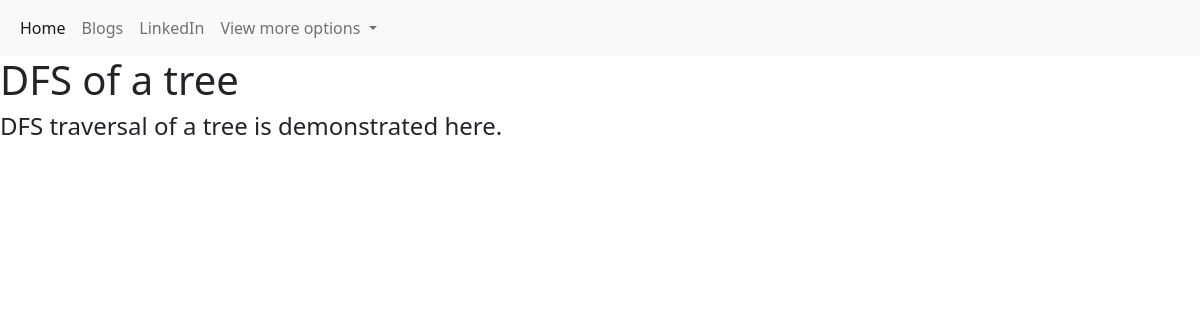
The app's page /blog/2/ with its own data.
### blog/models.py (models this page shows)
class Blog(models.Model):
    title = models.CharField(max_length=50)
    description = models.TextField(max_length=1000)
    date = models.DateField()
    url = models.URLField(blank=True)

### blog/views.py (the view)
# urls.py: path('<int:blog_id>/',views.detail,name='detail'),
def detail(request,blog_id):
    curr_id = get_object_or_404(Blog,pk=blog_id)
    return render(request , 'detail.html',{'this_id' : curr_id})

### blog/templates/detail.html (shortened to what this page needs)
{% extends 'port/main.html' %}
{% block content %}
<!DOCTYPE html>
<html lang="en">
<head>
</head>
<body>
    <h1>{{this_id.title}}</h1>
    <h4>{{this_id.description}}</h4>
    {% endblock %}

### records on screen
Blog: title "DFS of a tree", description "DFS traversal of a tree is demonstrated here."
